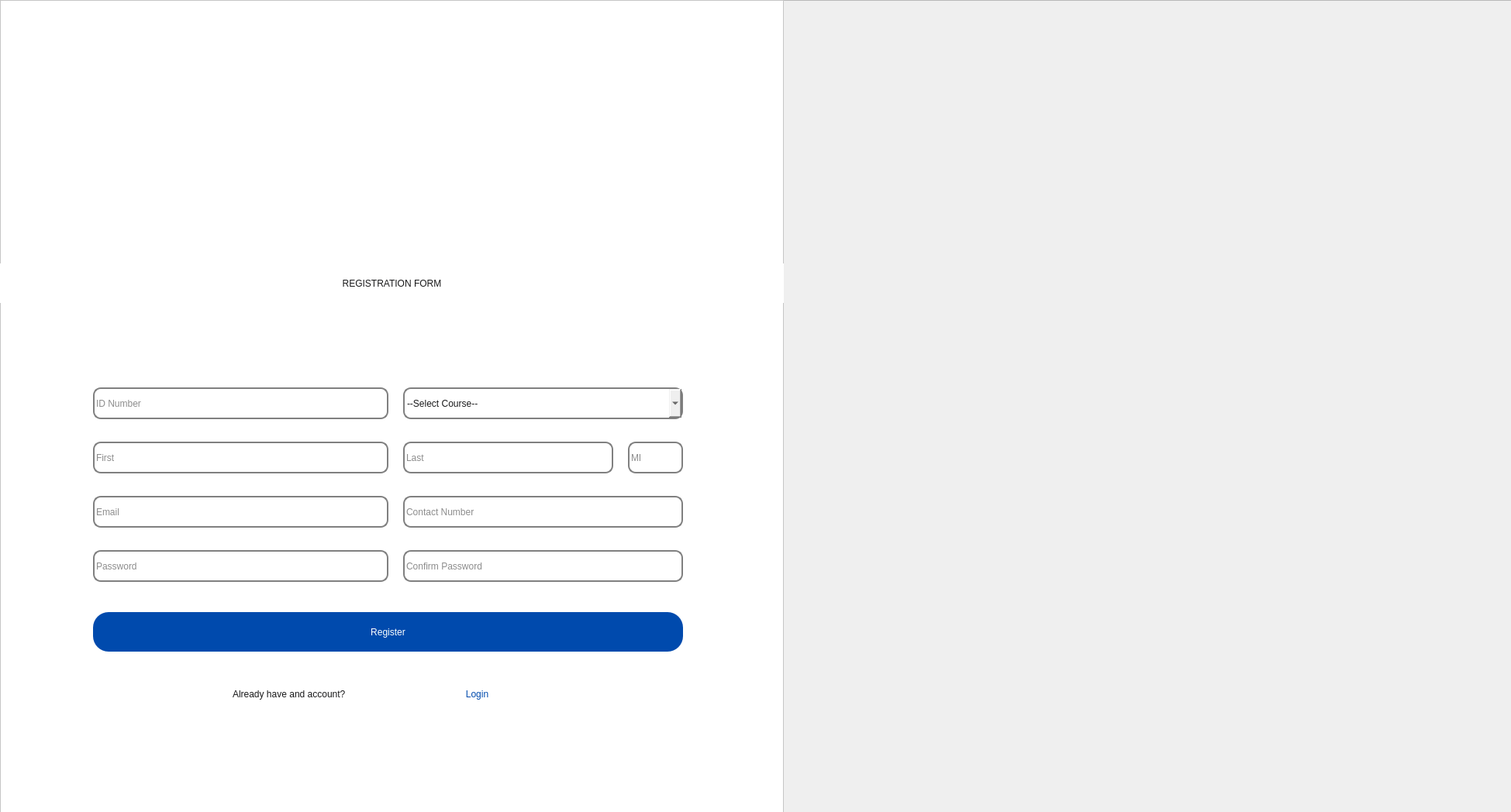
<?xml version="1.0" encoding="UTF-8"?>
<ui version="4.0">
 <class>loginFrame</class>
 <widget class="QDialog" name="loginFrame">
  <property name="geometry">
   <rect>
    <x>0</x>
    <y>0</y>
    <width>1949</width>
    <height>1048</height>
   </rect>
  </property>
  <property name="windowTitle">
   <string>Dialog</string>
  </property>
  <widget class="QFrame" name="frame">
   <property name="geometry">
    <rect>
     <x>0</x>
     <y>0</y>
     <width>1951</width>
     <height>1061</height>
    </rect>
   </property>
   <property name="frameShape">
    <enum>QFrame::StyledPanel</enum>
   </property>
   <property name="frameShadow">
    <enum>QFrame::Raised</enum>
   </property>
   <widget class="QLabel" name="label">
    <property name="geometry">
     <rect>
      <x>0</x>
      <y>-10</y>
      <width>1951</width>
      <height>1071</height>
     </rect>
    </property>
    <property name="text">
     <string/>
    </property>
    <property name="pixmap">
     <pixmap>login and create.png</pixmap>
    </property>
   </widget>
   <widget class="QFrame" name="frame_2">
    <property name="geometry">
     <rect>
      <x>0</x>
      <y>0</y>
      <width>1011</width>
      <height>1051</height>
     </rect>
    </property>
    <property name="styleSheet">
     <string notr="true">QFrame{
	background-color: rgb(255, 255, 255);
}</string>
    </property>
    <property name="frameShape">
     <enum>QFrame::StyledPanel</enum>
    </property>
    <property name="frameShadow">
     <enum>QFrame::Raised</enum>
    </property>
    <widget class="QComboBox" name="cmbCourse">
     <property name="geometry">
      <rect>
       <x>520</x>
       <y>500</y>
       <width>361</width>
       <height>41</height>
      </rect>
     </property>
     <property name="styleSheet">
      <string notr="true">QComboBox{
border: 2px solid gray;
	font: 14pt &quot;Montserrat&quot;;
color: rgb(25, 25, 26);
border-radius: 10px;
}

</string>
     </property>
     <property name="frame">
      <bool>true</bool>
     </property>
     <item>
      <property name="text">
       <string>--Select Course--</string>
      </property>
     </item>
    </widget>
    <widget class="QLineEdit" name="inputID">
     <property name="geometry">
      <rect>
       <x>120</x>
       <y>500</y>
       <width>381</width>
       <height>41</height>
      </rect>
     </property>
     <property name="styleSheet">
      <string notr="true">QLineEdit{
border: 2px solid gray;
color: rgb(25, 25, 26);
font: 14pt &quot;Montserrat&quot;;
border-radius: 10px;
}

</string>
     </property>
     <property name="placeholderText">
      <string>ID Number</string>
     </property>
    </widget>
    <widget class="QLineEdit" name="inputFirst">
     <property name="geometry">
      <rect>
       <x>120</x>
       <y>570</y>
       <width>381</width>
       <height>41</height>
      </rect>
     </property>
     <property name="styleSheet">
      <string notr="true">QLineEdit{
border: 2px solid gray;
color: rgb(25, 25, 26);
font: 14pt &quot;Montserrat&quot;;
border-radius: 10px;
}</string>
     </property>
     <property name="placeholderText">
      <string>First</string>
     </property>
    </widget>
    <widget class="QLineEdit" name="inputMI">
     <property name="geometry">
      <rect>
       <x>810</x>
       <y>570</y>
       <width>71</width>
       <height>41</height>
      </rect>
     </property>
     <property name="styleSheet">
      <string notr="true">QLineEdit{
border: 2px solid gray;
color: rgb(25, 25, 26);
font: 14pt &quot;Montserrat&quot;;
border-radius: 10px;
}</string>
     </property>
     <property name="placeholderText">
      <string>MI</string>
     </property>
    </widget>
    <widget class="QLineEdit" name="inputLast">
     <property name="geometry">
      <rect>
       <x>520</x>
       <y>570</y>
       <width>271</width>
       <height>41</height>
      </rect>
     </property>
     <property name="styleSheet">
      <string notr="true">QLineEdit{
border: 2px solid gray;
color: rgb(25, 25, 26);
font: 14pt &quot;Montserrat&quot;;
border-radius: 10px;
}</string>
     </property>
     <property name="placeholderText">
      <string>Last</string>
     </property>
    </widget>
    <widget class="QLineEdit" name="inputContact">
     <property name="geometry">
      <rect>
       <x>520</x>
       <y>640</y>
       <width>361</width>
       <height>41</height>
      </rect>
     </property>
     <property name="styleSheet">
      <string notr="true">QLineEdit{
border: 2px solid gray;
color: rgb(25, 25, 26);
font: 14pt &quot;Montserrat&quot;;
border-radius: 10px;
}</string>
     </property>
     <property name="placeholderText">
      <string>Contact Number</string>
     </property>
    </widget>
    <widget class="QLineEdit" name="inputConfirmation">
     <property name="geometry">
      <rect>
       <x>520</x>
       <y>710</y>
       <width>361</width>
       <height>41</height>
      </rect>
     </property>
     <property name="styleSheet">
      <string notr="true">QLineEdit{
border: 2px solid gray;
color: rgb(25, 25, 26);
font: 14pt &quot;Montserrat&quot;;
border-radius: 10px;
}</string>
     </property>
     <property name="placeholderText">
      <string>Confirm Password</string>
     </property>
    </widget>
    <widget class="QLineEdit" name="inputEmail2">
     <property name="geometry">
      <rect>
       <x>120</x>
       <y>640</y>
       <width>381</width>
       <height>41</height>
      </rect>
     </property>
     <property name="styleSheet">
      <string notr="true">QLineEdit{
border: 2px solid gray;
color: rgb(25, 25, 26);
font: 14pt &quot;Montserrat&quot;;
border-radius: 10px;
}</string>
     </property>
     <property name="placeholderText">
      <string>Email</string>
     </property>
    </widget>
    <widget class="QLineEdit" name="inputPassword2">
     <property name="geometry">
      <rect>
       <x>120</x>
       <y>710</y>
       <width>381</width>
       <height>41</height>
      </rect>
     </property>
     <property name="styleSheet">
      <string notr="true">QLineEdit{
border: 2px solid gray;
color: rgb(25, 25, 26);
font: 14pt &quot;Montserrat&quot;;
border-radius: 10px;
}</string>
     </property>
     <property name="placeholderText">
      <string>Password</string>
     </property>
    </widget>
    <widget class="QPushButton" name="btnRegister2">
     <property name="geometry">
      <rect>
       <x>120</x>
       <y>790</y>
       <width>761</width>
       <height>51</height>
      </rect>
     </property>
     <property name="cursor">
      <cursorShape>PointingHandCursor</cursorShape>
     </property>
     <property name="styleSheet">
      <string notr="true">QPushButton{
	background-color: rgb(0, 74, 173);
	font: 14pt &quot;Montserrat&quot;;
	color: rgb(255, 255, 255);
border-radius: 20px;
}</string>
     </property>
     <property name="text">
      <string>Register</string>
     </property>
    </widget>
    <widget class="QLabel" name="label_2">
     <property name="geometry">
      <rect>
       <x>0</x>
       <y>340</y>
       <width>1011</width>
       <height>51</height>
      </rect>
     </property>
     <property name="styleSheet">
      <string notr="true">font: 46pt &quot;Bebas&quot;;
color: rgb(25, 25, 26);</string>
     </property>
     <property name="text">
      <string>REGISTRATION FORM</string>
     </property>
     <property name="alignment">
      <set>Qt::AlignCenter</set>
     </property>
    </widget>
    <widget class="QPushButton" name="btnReturnToLogin">
     <property name="geometry">
      <rect>
       <x>560</x>
       <y>880</y>
       <width>111</width>
       <height>31</height>
      </rect>
     </property>
     <property name="cursor">
      <cursorShape>PointingHandCursor</cursorShape>
     </property>
     <property name="styleSheet">
      <string notr="true">QPushButton{
	background-color: rgb(255, 255, 255);
	font: 14pt &quot;Montserrat&quot;;
	color: rgb(0, 74, 173);
}</string>
     </property>
     <property name="text">
      <string>Login</string>
     </property>
     <property name="autoDefault">
      <bool>false</bool>
     </property>
     <property name="flat">
      <bool>true</bool>
     </property>
    </widget>
    <widget class="QLabel" name="label_3">
     <property name="geometry">
      <rect>
       <x>300</x>
       <y>880</y>
       <width>271</width>
       <height>31</height>
      </rect>
     </property>
     <property name="styleSheet">
      <string notr="true">QLabel{
	font: 14pt &quot;Montserrat&quot;;
	color: rgb(25, 25, 26);
}</string>
     </property>
     <property name="text">
      <string>Already have and account?</string>
     </property>
    </widget>
    <widget class="QLabel" name="label_4">
     <property name="geometry">
      <rect>
       <x>210</x>
       <y>20</y>
       <width>711</width>
       <height>331</height>
      </rect>
     </property>
     <property name="text">
      <string/>
     </property>
     <property name="pixmap">
      <pixmap>logoQueuing.png</pixmap>
     </property>
    </widget>
    <zorder>label_4</zorder>
    <zorder>cmbCourse</zorder>
    <zorder>inputID</zorder>
    <zorder>inputFirst</zorder>
    <zorder>inputMI</zorder>
    <zorder>inputLast</zorder>
    <zorder>inputContact</zorder>
    <zorder>inputConfirmation</zorder>
    <zorder>inputEmail2</zorder>
    <zorder>inputPassword2</zorder>
    <zorder>btnRegister2</zorder>
    <zorder>label_2</zorder>
    <zorder>btnReturnToLogin</zorder>
    <zorder>label_3</zorder>
   </widget>
  </widget>
 </widget>
 <tabstops>
  <tabstop>inputID</tabstop>
  <tabstop>cmbCourse</tabstop>
  <tabstop>inputFirst</tabstop>
  <tabstop>inputLast</tabstop>
  <tabstop>inputMI</tabstop>
  <tabstop>inputEmail2</tabstop>
  <tabstop>inputContact</tabstop>
  <tabstop>inputPassword2</tabstop>
  <tabstop>inputConfirmation</tabstop>
  <tabstop>btnRegister2</tabstop>
  <tabstop>btnReturnToLogin</tabstop>
 </tabstops>
 <resources/>
 <connections/>
</ui>
